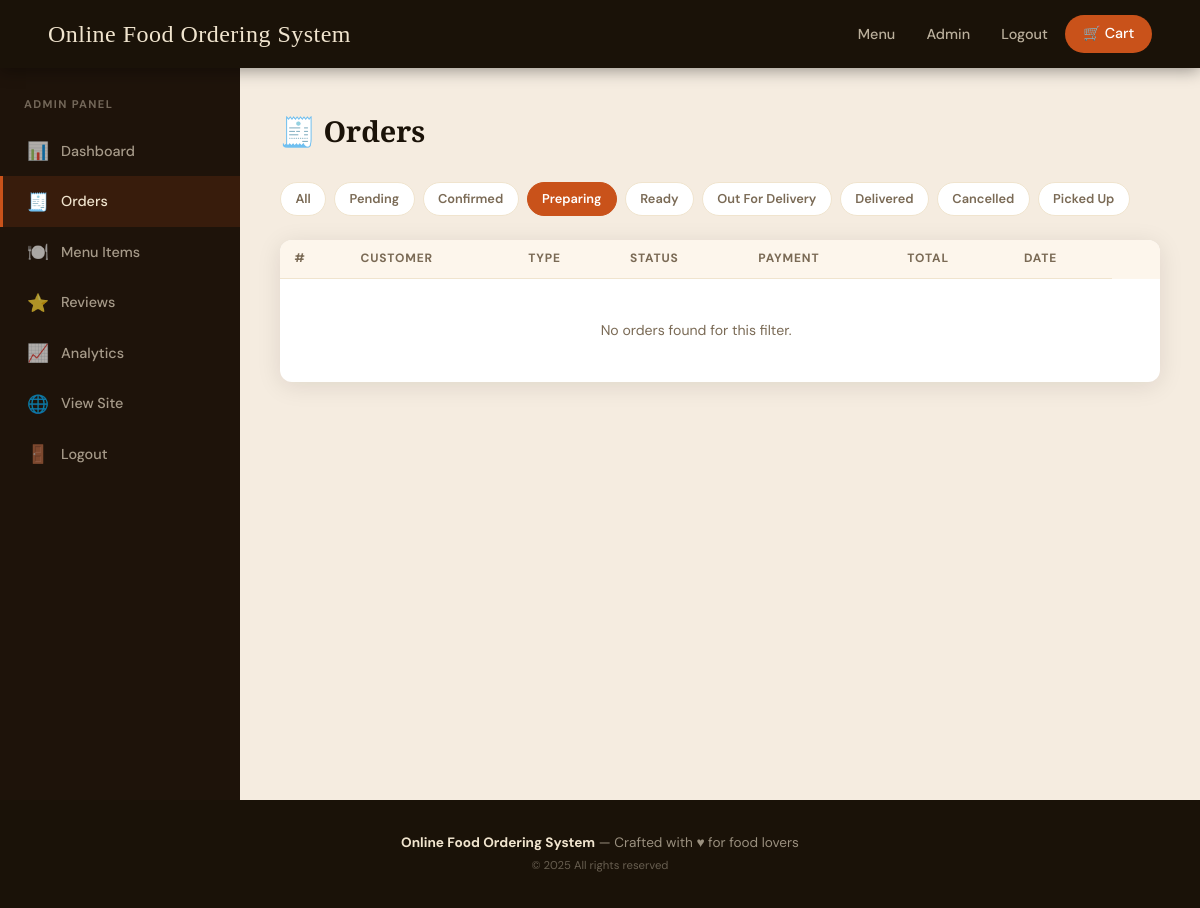
The app's page /admin/orders?status=preparing (signed in) with its own data.
### tables this page shows
CREATE TABLE order_statuses (
    id    INTEGER PRIMARY KEY AUTOINCREMENT,
    name  TEXT    NOT NULL UNIQUE   -- pending | confirmed | preparing | ready | out_for_delivery | delivered | cancelled
);

### app.py (the view)
@app.route("/admin/orders")
@admin_required
def admin_orders():
    status_filter = request.args.get("status", "all")
    statuses      = query("SELECT * FROM order_statuses ORDER BY id")
    base_sql = """SELECT o.*, os.name AS status_name, ft.name AS fulfillment_name, u.full_name AS customer_name,
                         pm.name AS payment_method, ps.name AS payment_status
               FROM orders o
               JOIN order_statuses os    ON os.id = o.status_id
               JOIN fulfillment_types ft ON ft.id = o.fulfillment_type_id
               JOIN users u ON u.id = o.customer_id
               LEFT JOIN payments p ON p.order_id = o.id
               LEFT JOIN payment_methods pm ON pm.id = p.payment_method_id
               LEFT JOIN payment_statuses ps ON ps.id = p.payment_status_id"""
    if status_filter == "all":
        orders = query(base_sql + " ORDER BY o.created_at DESC")
    else:
        orders = query(base_sql + " WHERE os.name = ? ORDER BY o.created_at DESC", (status_filter,))
    return render_template("admin/orders.html", orders=orders,
                           statuses=statuses, current_filter=status_filter)

### app.py (called while the page is built)
def get_db():
    if "db" not in g:
        g.db = sqlite3.connect(DATABASE, detect_types=sqlite3.PARSE_DECLTYPES)
        g.db.row_factory = sqlite3.Row
        g.db.execute("PRAGMA foreign_keys = ON")
    return g.db

def query(sql, params=(), one=False):
    cur = get_db().execute(sql, params)
    rv  = cur.fetchall()
    return (rv[0] if rv else None) if one else rv

def login_required(view):
    @functools.wraps(view)
    def wrapped(**kwargs):
        if "user_id" not in session:
            flash("Please log in to continue.", "warning")
            return redirect(url_for("login"))
        return view(**kwargs)
    return wrapped

def admin_required(view):
    @functools.wraps(view)
    def wrapped(**kwargs):
        if session.get("role") != "admin":
            flash("Admin access required.", "danger")
            return redirect(url_for("index"))
        return view(**kwargs)
    return login_required(wrapped)

@app.context_processor
def inject_globals():
    cart      = session.get("cart", {})
    cart_count = sum(v["qty"] for v in cart.values())
    return dict(
        cart_count=cart_count,
        current_user_name=session.get("user_name"),
        current_role=session.get("role"),
        logged_in="user_id" in session,
    )

### templates/admin/orders.html (shortened to what this page needs)
{% extends "admin/base_admin.html" %}
{% block admin_content %}
<h1 class="admin-page-title">🧾 Orders</h1>
<div class="filter-bar">
  <a href="{{ url_for('admin_orders') }}"
     class="filter-btn {% if current_filter=='all' %}active{% endif %}">All</a>
  {% for s in statuses %}
  <a href="{{ url_for('admin_orders', status=s.name) }}"
     class="filter-btn {% if current_filter==s.name %}active{% endif %}">
    {{ s.name|replace('_',' ')|title }}
  </a>
  {% endfor %}
</div>
<div class="orders-table-wrap">
  <div style="overflow-x:auto">
    <table>
      <thead>
        <tr><th>#</th><th>Customer</th><th>Type</th><th>Status</th><th>Payment</th><th>Total</th><th>Date</th><th></th></tr>
      </thead>
      <tbody>
        {% for o in orders %}
        <tr>
          <td><strong>#{{ o.id }}</strong></td>
          <td>{{ o.customer_name }}</td>
          <td>{{ o.fulfillment_name|title }}</td>
          <td><span class="status-badge status-{{ o.status_name }}">{{ o.status_name|replace('_',' ')|title }}</span></td>
          <td>
            {% if o.payment_method %}
            <span style="font-size:.8rem">
              {% if o.payment_method == 'cash' %}💵{% elif o.payment_method == 'gcash' %}📱{% elif o.payment_method == 'maya' %}💜{% else %}💳{% endif %}
              {{ o.payment_method|title }}
            </span><br>
            <span class="status-badge {% if o.payment_status == 'paid' %}status-delivered{% elif o.payment_status == 'failed' %}status-cancelled{% else %}status-pending{% endif %}" style="font-size:.68rem;padding:.15rem .45rem">
              {{ o.payment_status|title if o.payment_status else 'Pending' }}
            </span>
            {% else %}—{% endif %}
          </td>
          <td><strong>₱{{ "%.2f"|format(o.total) }}</strong></td>
          <td style="color:var(--muted)">{{ o.created_at[:16] }}</td>
          <td><a href="{{ url_for('admin_order_detail', order_id=o.id) }}" class="tbl-link">Manage →</a></td>
        </tr>
        {% else %}
        <tr><td colspan="7" style="text-align:center;color:var(--muted);padding:2.5rem">No orders found for this filter.</td></tr>
        {% endfor %}
      </tbody>
    </table>
  </div>
</div>
{% endblock %}

### templates/base.html (style rules this page uses)
*, *::before, *::after { box-sizing: border-box; margin: 0; padding: 0; }
:root { --cream: #fdf6ec; --sand: #f0e4ce; --spice: #c9521a; --spice-dk: #a03e10; --ink: #1a1208; --muted: #7a6a55; --success: #2e7d32; --warning: #b45309; --danger: #b91c1c; --info: #1e5799; --radius: 12px; --shadow: 0 4px 24px rgba(26,18,8,.10); --nav-h: 68px; }
html { scroll-behavior: smooth; }
body { font-family: 'DM Sans', sans-serif; background: var(--cream); color: var(--ink); min-height: 100vh; display: flex; flex-direction: column; line-height: 1.6; }

### templates/admin/base_admin.html (style rules this page uses)
.admin-page-title { font-family:'Playfair Display',serif; font-size:1.8rem; margin-bottom:1.75rem; display:flex; align-items:center; gap:.6rem; }

### templates/admin/orders.html (style rules this page uses)
.filter-bar { display:flex; gap:.5rem; flex-wrap:wrap; margin-bottom:1.5rem; }
.filter-btn { padding:.35rem .9rem; border-radius:100px; border:1.5px solid var(--sand); background:#fff; cursor:pointer; font-size:.8rem; font-weight:600; font-family:inherit; color:var(--muted); transition:all .15s; text-decoration:none; }
.filter-btn:hover, .filter-btn.active { background:var(--spice); color:#fff; border-color:var(--spice); }
.orders-table-wrap { background:#fff; border-radius:var(--radius); box-shadow:var(--shadow); overflow:hidden; }
table { width:100%; border-collapse:collapse; }
thead tr { background:#fdf6ec; }
th { padding:.6rem .9rem; text-align:left; font-size:.75rem; font-weight:700; text-transform:uppercase; letter-spacing:.07em; color:var(--muted); }
td { padding:.8rem .9rem; font-size:.88rem; border-top:1px solid var(--sand); }

### records on screen
order_statuses: name "Pending"
order_statuses: name "Confirmed"
order_statuses: name "Preparing"
order_statuses: name "Ready"
order_statuses: name "Out For Delivery"
order_statuses: name "Delivered"
order_statuses: name "Cancelled"
order_statuses: name "Picked Up"
